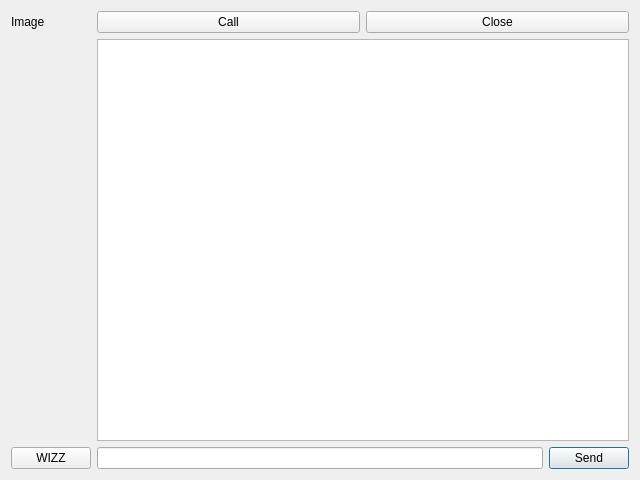
<?xml version="1.0" encoding="UTF-8"?>
<ui version="4.0">
 <class>ChatWindow</class>
 <widget class="QDialog" name="ChatWindow">
  <property name="geometry">
   <rect>
    <x>0</x>
    <y>0</y>
    <width>640</width>
    <height>480</height>
   </rect>
  </property>
  <property name="windowTitle">
   <string>Dialog</string>
  </property>
  <layout class="QGridLayout" name="gridLayout">
   <item row="2" column="2">
    <widget class="QPushButton" name="send">
     <property name="text">
      <string>Send</string>
     </property>
    </widget>
   </item>
   <item row="1" column="1" colspan="2">
    <widget class="QTextEdit" name="chat">
     <property name="enabled">
      <bool>true</bool>
     </property>
     <property name="readOnly">
      <bool>true</bool>
     </property>
     <property name="html">
      <string>&lt;!DOCTYPE HTML PUBLIC &quot;-//W3C//DTD HTML 4.0//EN&quot; &quot;http://www.w3.org/TR/REC-html40/strict.dtd&quot;&gt;
&lt;html&gt;&lt;head&gt;&lt;meta name=&quot;qrichtext&quot; content=&quot;1&quot; /&gt;&lt;style type=&quot;text/css&quot;&gt;
p, li { white-space: pre-wrap; }
&lt;/style&gt;&lt;/head&gt;&lt;body style=&quot; font-family:'Ubuntu'; font-size:11pt; font-weight:400; font-style:normal;&quot;&gt;
&lt;p style=&quot;-qt-paragraph-type:empty; margin-top:0px; margin-bottom:0px; margin-left:0px; margin-right:0px; -qt-block-indent:0; text-indent:0px;&quot;&gt;&lt;br /&gt;&lt;/p&gt;&lt;/body&gt;&lt;/html&gt;</string>
     </property>
    </widget>
   </item>
   <item row="0" column="1" colspan="2">
    <layout class="QHBoxLayout" name="horizontalLayout">
     <item>
      <widget class="QPushButton" name="call">
       <property name="text">
        <string>Call</string>
       </property>
      </widget>
     </item>
     <item>
      <widget class="QPushButton" name="close">
       <property name="text">
        <string>Close</string>
       </property>
      </widget>
     </item>
    </layout>
   </item>
   <item row="0" column="0">
    <widget class="QLabel" name="name">
     <property name="text">
      <string>Image</string>
     </property>
    </widget>
   </item>
   <item row="2" column="1">
    <widget class="QLineEdit" name="msg"/>
   </item>
   <item row="2" column="0">
    <widget class="QPushButton" name="wizz">
     <property name="text">
      <string>WIZZ</string>
     </property>
    </widget>
   </item>
  </layout>
 </widget>
 <resources/>
 <connections>
  <connection>
   <sender>close</sender>
   <signal>clicked()</signal>
   <receiver>ChatWindow</receiver>
   <slot>hide()</slot>
   <hints>
    <hint type="sourcelabel">
     <x>488</x>
     <y>23</y>
    </hint>
    <hint type="destinationlabel">
     <x>319</x>
     <y>239</y>
    </hint>
   </hints>
  </connection>
 </connections>
</ui>
